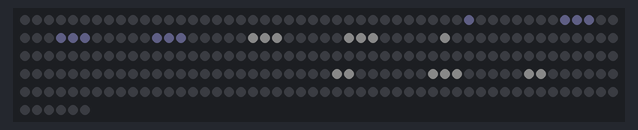
A program run on a simulated Raspberry Pi Pico running MicroPython. Shown: 256 RGB LEDs in strip order, left to right, continuing on the next row. Dim RGB values are drawn brighter than linear.

Above: at 0.18 s.

The program:

video.py
```python
# Demo: Video. Zeigt ein Video oder den Bildschirm, das der PC (tools/video.py oder tools/bildschirm.py)
# Bild fuer Bild ueber USB schickt.
# Ohne PC pulsiert ein Play-Symbol. Pro Bild kommt "#", dann 768 Zeichen '0'..'o' (6 Bit je Farbe,
# zeilenweise RGB) und ein Zeilenende - nur druckbare Zeichen, damit nie ein Strg+C dabei ist.
import sys, time, select, micropython, array
import matrix as m

W, H = m.W, m.H
FRAME_MS = 40        # Takt des Play-Symbols; das Video gibt der PC vor
TIMEOUT = 1500       # ms ohne Bild -> Play-Symbol
STATS_MS = 5000      # so oft meldet der Pico dem Sender seine Bildrate
LEN = W * H * 3

frame = bytearray(LEN + 1)           # 768 Zeichen + Zeilenende
mv = memoryview(frame)
IDX = array.array('H', [m.xy(i % W, i // W) * 3 for i in range(W * H)])

@micropython.viper
def decode(src: ptr8, idx: ptr16, dst: ptr8):
    for i in range(256):
        j = int(idx[i])
        k = i * 3
        for c in range(3):
            v = int(src[k + c]) - 48
            if v < 0:
                v = 0
            if v > 63:
                v = 63
            dst[j + c] = (v * 255 + 31) // 63

PLAY = ("X.....", "XXX...", "XXXXX.", "XXXXXX", "XXXXX.", "XXX...", "X.....")
PLAY_PX = [(5 + x, 4 + y) for y, row in enumerate(PLAY) for x, ch in enumerate(row) if ch == "X"]

poll = select.poll()
poll.register(sys.stdin, select.POLLIN)
inp = sys.stdin.buffer

def read_frame():
    # auf "#" warten, dann ein ganzes Bild lesen; False bei Stoerung oder wenn nichts kommt
    while True:
        if not poll.poll(200):
            return False
        c = inp.read(1)
        if not c:
            return False
        if c == b"#":
            break
    got = 0
    while got < LEN + 1:
        if not poll.poll(200):
            return False
        n = inp.readinto(mv[got:])
        if not n:
            return False
        got += n
    return frame[LEN] == 10

last = time.ticks_ms() - TIMEOUT
stats_t = time.ticks_ms()
shown = 0
tick = 0

while True:
    t = time.ticks_ms()
    if poll.poll(0) and read_frame():
        decode(frame, IDX, m.buf)
        m.show()
        last = t
        shown += 1
        if time.ticks_diff(t, stats_t) >= STATS_MS:
            # nur melden, solange ein Sender da ist, der das liest
            print("Pico: %.1f Bilder/s" % (shown * 1000 / time.ticks_diff(t, stats_t)))
            stats_t = t
            shown = 0
        continue
    if time.ticks_diff(t, last) > TIMEOUT:
        # kein Sender: Play-Symbol pulsiert
        tick += 1
        f = 140 + int(115 * (1 - abs((tick % 50) - 25) / 25))
        m.clear()
        for x, y in PLAY_PX:
            m.set(x, y, (f, f, f))
        m.show()
        stats_t = t
        shown = 0
        time.sleep_ms(max(0, FRAME_MS - time.ticks_diff(time.ticks_ms(), t)))
    else:
        time.sleep_ms(1)
```

matrix.py
```python
# Gemeinsame Bibliothek fuer alle Demos: 4x WS2812B 8x8 als 16x16-Flaeche an GP22
# Anordnung: 1 links oben, 2 links unten, 3 rechts oben, 4 rechts unten
# Farben werden immer in voller Aufloesung (0-255) angegeben, show() dimmt sie herunter.
import machine, neopixel, micropython, array

PIN = 22
W = H = 16
N = W * H
MAX = 16  # max. Helligkeit pro Kanal (0-255) -> ca. 500 mA gesamt, VSYS gemessen stabil bis MAX 22
# Helligkeitsausgleich je Matrix (1, 2, 3, 4) und Farbkanal (R, G, B).
# Matrix 1 hat andere LEDs: Rot/Gruen doppelt so hell, Blau ca. 1,45x (per Auge abgeglichen)
GAIN = ((0.5, 0.5, 0.69), (1, 1, 1), (1, 1, 1), (1, 1, 1))
# Strombremse: Summe aller Kanaele (0-255) darf das nicht ueberschreiten,
# sonst wird alles gleichmaessig gedimmt. 255 je LED = so viel wie der Regenbogen.
BUDGET = N * 255

_np = neopixel.NeoPixel(machine.Pin(PIN), N)
buf = bytearray(N * 3)  # R, G, B je LED, Index = LED-Nummer in der Kette

# Faktor je LED und Kanal in Festkomma (x1024), damit show() ohne Fliesskomma auskommt
_mul = array.array('H', [round(MAX * GAIN[i // 3 // 64][i % 3] * 1024 / 255) for i in range(N * 3)])

@micropython.viper
def _sum(src: ptr8, n: int) -> int:
    t = 0
    i = 0
    while i < n:
        t += src[i]
        i += 1
    return t

@micropython.viper
def _render(src: ptr8, dst: ptr8, mul: ptr16, n: int, k: int):
    # RGB (0-255) -> gedimmt, korrigiert, gerundet, in GRB-Reihenfolge fuer die WS2812B
    j = 0
    while j < n:
        dst[j + 1] = (src[j] * mul[j] * k + 524288) >> 20
        dst[j] = (src[j + 1] * mul[j + 1] * k + 524288) >> 20
        dst[j + 2] = (src[j + 2] * mul[j + 2] * k + 524288) >> 20
        j += 3

def xy(x, y):
    m = (x // 8) * 2 + (y // 8)
    return m * 64 + (y % 8) * 8 + (x % 8)

def set(x, y, c):
    if 0 <= x < W and 0 <= y < H:
        i = xy(x, y) * 3
        buf[i] = c[0]; buf[i + 1] = c[1]; buf[i + 2] = c[2]

def get(x, y):
    i = xy(x, y) * 3
    return (buf[i], buf[i + 1], buf[i + 2])

def fill(c):
    for i in range(0, N * 3, 3):
        buf[i] = c[0]; buf[i + 1] = c[1]; buf[i + 2] = c[2]

def clear():
    fill((0, 0, 0))

def show():
    tot = _sum(buf, N * 3)
    k = 1024 if tot <= BUDGET else 1024 * BUDGET // tot
    _render(buf, _np.buf, _mul, N * 3, k)
    _np.write()

def wheel(p):
    # Farbrad 0..767, jeweils nur 2 Kanaele aktiv
    p %= 768
    if p < 256:
        return (255 - p, p, 0)
    p -= 256
    if p < 256:
        return (0, 255 - p, p)
    p -= 256
    return (p, 0, 255 - p)
```
